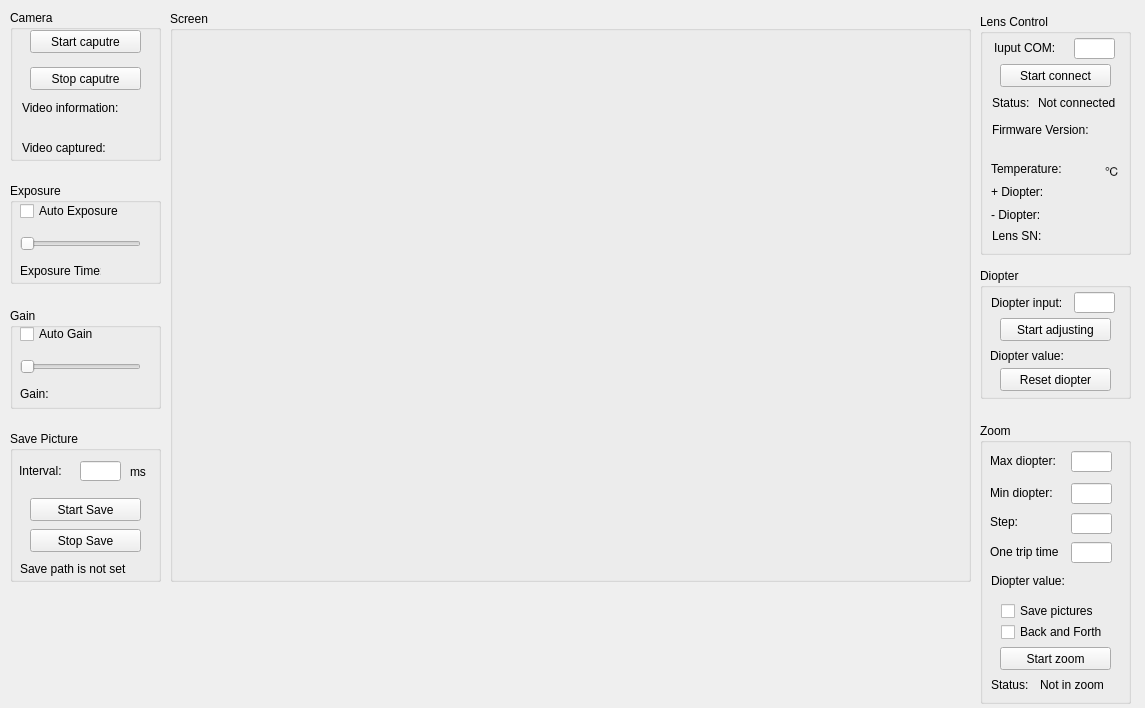
<?xml version="1.0" encoding="UTF-8"?>
<ui version="4.0">
 <class>Form</class>
 <widget class="QWidget" name="Form">
  <property name="geometry">
   <rect>
    <x>0</x>
    <y>0</y>
    <width>1145</width>
    <height>708</height>
   </rect>
  </property>
  <property name="windowTitle">
   <string>Microscopic image stack fusion system</string>
  </property>
  <widget class="QLabel" name="video_label">
   <property name="geometry">
    <rect>
     <x>180</x>
     <y>35</y>
     <width>781</width>
     <height>541</height>
    </rect>
   </property>
   <property name="autoFillBackground">
    <bool>false</bool>
   </property>
   <property name="text">
    <string/>
   </property>
  </widget>
  <widget class="QSlider" name="exp_control">
   <property name="geometry">
    <rect>
     <x>20</x>
     <y>233</y>
     <width>121</width>
     <height>22</height>
    </rect>
   </property>
   <property name="orientation">
    <enum>Qt::Horizontal</enum>
   </property>
  </widget>
  <widget class="QCheckBox" name="btn_Auto_Exposure">
   <property name="geometry">
    <rect>
     <x>20</x>
     <y>203</y>
     <width>131</width>
     <height>16</height>
    </rect>
   </property>
   <property name="text">
    <string>Auto Exposure</string>
   </property>
  </widget>
  <widget class="QLabel" name="label">
   <property name="geometry">
    <rect>
     <x>20</x>
     <y>263</y>
     <width>81</width>
     <height>16</height>
    </rect>
   </property>
   <property name="text">
    <string>Exposure Time:</string>
   </property>
  </widget>
  <widget class="QCheckBox" name="btn_Auto_Gain">
   <property name="geometry">
    <rect>
     <x>20</x>
     <y>326</y>
     <width>81</width>
     <height>16</height>
    </rect>
   </property>
   <property name="text">
    <string>Auto Gain</string>
   </property>
  </widget>
  <widget class="QSlider" name="gain_control">
   <property name="geometry">
    <rect>
     <x>20</x>
     <y>356</y>
     <width>121</width>
     <height>22</height>
    </rect>
   </property>
   <property name="orientation">
    <enum>Qt::Horizontal</enum>
   </property>
  </widget>
  <widget class="QLabel" name="label_4">
   <property name="geometry">
    <rect>
     <x>20</x>
     <y>386</y>
     <width>41</width>
     <height>16</height>
    </rect>
   </property>
   <property name="text">
    <string>Gain:</string>
   </property>
  </widget>
  <widget class="QLabel" name="gain_show">
   <property name="geometry">
    <rect>
     <x>60</x>
     <y>388</y>
     <width>54</width>
     <height>12</height>
    </rect>
   </property>
   <property name="text">
    <string/>
   </property>
  </widget>
  <widget class="QGroupBox" name="groupBox">
   <property name="geometry">
    <rect>
     <x>10</x>
     <y>183</y>
     <width>151</width>
     <height>101</height>
    </rect>
   </property>
   <property name="title">
    <string>Exposure</string>
   </property>
   <widget class="QLabel" name="exp_show">
    <property name="geometry">
     <rect>
      <x>100</x>
      <y>80</y>
      <width>54</width>
      <height>20</height>
     </rect>
    </property>
    <property name="text">
     <string/>
    </property>
   </widget>
  </widget>
  <widget class="QGroupBox" name="groupBox_2">
   <property name="geometry">
    <rect>
     <x>10</x>
     <y>308</y>
     <width>151</width>
     <height>101</height>
    </rect>
   </property>
   <property name="title">
    <string>Gain</string>
   </property>
  </widget>
  <widget class="QGroupBox" name="groupBox_3">
   <property name="geometry">
    <rect>
     <x>10</x>
     <y>10</y>
     <width>151</width>
     <height>151</height>
    </rect>
   </property>
   <property name="title">
    <string>Camera</string>
   </property>
   <widget class="QPushButton" name="btn_begin_caputre">
    <property name="geometry">
     <rect>
      <x>20</x>
      <y>20</y>
      <width>111</width>
      <height>23</height>
     </rect>
    </property>
    <property name="text">
     <string>Start caputre</string>
    </property>
   </widget>
   <widget class="QPushButton" name="btn_stop_caputre">
    <property name="geometry">
     <rect>
      <x>20</x>
      <y>57</y>
      <width>111</width>
      <height>23</height>
     </rect>
    </property>
    <property name="text">
     <string>Stop caputre</string>
    </property>
   </widget>
   <widget class="QLabel" name="label_2">
    <property name="geometry">
     <rect>
      <x>12</x>
      <y>90</y>
      <width>111</width>
      <height>16</height>
     </rect>
    </property>
    <property name="text">
     <string>Video information:</string>
    </property>
   </widget>
   <widget class="QLabel" name="label_3">
    <property name="geometry">
     <rect>
      <x>12</x>
      <y>130</y>
      <width>101</width>
      <height>16</height>
     </rect>
    </property>
    <property name="text">
     <string>Video captured:</string>
    </property>
   </widget>
   <widget class="QLabel" name="video_inf">
    <property name="geometry">
     <rect>
      <x>15</x>
      <y>107</y>
      <width>131</width>
      <height>20</height>
     </rect>
    </property>
    <property name="text">
     <string/>
    </property>
   </widget>
   <widget class="QLabel" name="video_num">
    <property name="geometry">
     <rect>
      <x>108</x>
      <y>128</y>
      <width>31</width>
      <height>21</height>
     </rect>
    </property>
    <property name="text">
     <string/>
    </property>
   </widget>
  </widget>
  <widget class="QGroupBox" name="groupBox_4">
   <property name="geometry">
    <rect>
     <x>10</x>
     <y>431</y>
     <width>151</width>
     <height>151</height>
    </rect>
   </property>
   <property name="title">
    <string>Save Picture</string>
   </property>
   <widget class="QPushButton" name="btn_begin_save">
    <property name="geometry">
     <rect>
      <x>20</x>
      <y>67</y>
      <width>111</width>
      <height>23</height>
     </rect>
    </property>
    <property name="text">
     <string>Start Save</string>
    </property>
   </widget>
   <widget class="QPushButton" name="btn_stop_save">
    <property name="geometry">
     <rect>
      <x>20</x>
      <y>98</y>
      <width>111</width>
      <height>23</height>
     </rect>
    </property>
    <property name="text">
     <string>Stop Save</string>
    </property>
   </widget>
   <widget class="QLabel" name="label_5">
    <property name="geometry">
     <rect>
      <x>9</x>
      <y>34</y>
      <width>54</width>
      <height>12</height>
     </rect>
    </property>
    <property name="text">
     <string>Interval:</string>
    </property>
   </widget>
   <widget class="QLineEdit" name="interval_input">
    <property name="geometry">
     <rect>
      <x>70</x>
      <y>30</y>
      <width>41</width>
      <height>20</height>
     </rect>
    </property>
    <property name="text">
     <string/>
    </property>
   </widget>
   <widget class="QLabel" name="label_6">
    <property name="geometry">
     <rect>
      <x>120</x>
      <y>30</y>
      <width>21</width>
      <height>21</height>
     </rect>
    </property>
    <property name="text">
     <string>ms</string>
    </property>
   </widget>
   <widget class="QLabel" name="label_save_path_state">
    <property name="geometry">
     <rect>
      <x>10</x>
      <y>130</y>
      <width>131</width>
      <height>16</height>
     </rect>
    </property>
    <property name="text">
     <string>Save path is not set</string>
    </property>
   </widget>
  </widget>
  <widget class="QGroupBox" name="groupBox_6">
   <property name="geometry">
    <rect>
     <x>170</x>
     <y>11</y>
     <width>801</width>
     <height>571</height>
    </rect>
   </property>
   <property name="title">
    <string>Screen</string>
   </property>
  </widget>
  <widget class="QGroupBox" name="groupBox_7">
   <property name="geometry">
    <rect>
     <x>980</x>
     <y>14</y>
     <width>151</width>
     <height>241</height>
    </rect>
   </property>
   <property name="title">
    <string>Lens Control</string>
   </property>
   <widget class="QLineEdit" name="com_input_edit">
    <property name="geometry">
     <rect>
      <x>94</x>
      <y>24</y>
      <width>41</width>
      <height>21</height>
     </rect>
    </property>
    <property name="text">
     <string/>
    </property>
   </widget>
   <widget class="QLabel" name="label_7">
    <property name="geometry">
     <rect>
      <x>14</x>
      <y>26</y>
      <width>61</width>
      <height>16</height>
     </rect>
    </property>
    <property name="text">
     <string>Iuput COM:</string>
    </property>
   </widget>
   <widget class="QLabel" name="label_8">
    <property name="geometry">
     <rect>
      <x>12</x>
      <y>81</y>
      <width>41</width>
      <height>16</height>
     </rect>
    </property>
    <property name="text">
     <string>Status:</string>
    </property>
   </widget>
   <widget class="QLabel" name="lb_show_com">
    <property name="geometry">
     <rect>
      <x>58</x>
      <y>81</y>
      <width>81</width>
      <height>16</height>
     </rect>
    </property>
    <property name="text">
     <string>Not connected</string>
    </property>
   </widget>
   <widget class="QPushButton" name="btn_begin_connect_len">
    <property name="geometry">
     <rect>
      <x>20</x>
      <y>50</y>
      <width>111</width>
      <height>23</height>
     </rect>
    </property>
    <property name="text">
     <string>Start connect</string>
    </property>
   </widget>
   <widget class="QLabel" name="label_9">
    <property name="geometry">
     <rect>
      <x>12</x>
      <y>108</y>
      <width>111</width>
      <height>16</height>
     </rect>
    </property>
    <property name="text">
     <string>Firmware Version:</string>
    </property>
   </widget>
   <widget class="QLabel" name="lb_firmware_show">
    <property name="geometry">
     <rect>
      <x>10</x>
      <y>125</y>
      <width>131</width>
      <height>20</height>
     </rect>
    </property>
    <property name="text">
     <string/>
    </property>
   </widget>
   <widget class="QLabel" name="label_18">
    <property name="geometry">
     <rect>
      <x>11</x>
      <y>147</y>
      <width>71</width>
      <height>16</height>
     </rect>
    </property>
    <property name="text">
     <string>Temperature:</string>
    </property>
   </widget>
   <widget class="QLabel" name="lb_temp_show">
    <property name="geometry">
     <rect>
      <x>89</x>
      <y>146</y>
      <width>31</width>
      <height>20</height>
     </rect>
    </property>
    <property name="text">
     <string/>
    </property>
   </widget>
   <widget class="QLabel" name="label_19">
    <property name="geometry">
     <rect>
      <x>125</x>
      <y>147</y>
      <width>16</width>
      <height>20</height>
     </rect>
    </property>
    <property name="text">
     <string>℃</string>
    </property>
   </widget>
   <widget class="QLabel" name="label_20">
    <property name="geometry">
     <rect>
      <x>11</x>
      <y>170</y>
      <width>61</width>
      <height>16</height>
     </rect>
    </property>
    <property name="text">
     <string>+ Diopter:</string>
    </property>
   </widget>
   <widget class="QLabel" name="label_21">
    <property name="geometry">
     <rect>
      <x>11</x>
      <y>193</y>
      <width>61</width>
      <height>16</height>
     </rect>
    </property>
    <property name="text">
     <string>- Diopter:</string>
    </property>
   </widget>
   <widget class="QLabel" name="label_22">
    <property name="geometry">
     <rect>
      <x>12</x>
      <y>214</y>
      <width>51</width>
      <height>16</height>
     </rect>
    </property>
    <property name="text">
     <string>Lens SN:</string>
    </property>
   </widget>
   <widget class="QLabel" name="lb_posi_dip_show">
    <property name="geometry">
     <rect>
      <x>80</x>
      <y>170</y>
      <width>51</width>
      <height>20</height>
     </rect>
    </property>
    <property name="text">
     <string/>
    </property>
   </widget>
   <widget class="QLabel" name="lb_neg_dip_show">
    <property name="geometry">
     <rect>
      <x>80</x>
      <y>190</y>
      <width>51</width>
      <height>21</height>
     </rect>
    </property>
    <property name="text">
     <string/>
    </property>
   </widget>
   <widget class="QLabel" name="lb_lens_SN_show">
    <property name="geometry">
     <rect>
      <x>80</x>
      <y>210</y>
      <width>51</width>
      <height>21</height>
     </rect>
    </property>
    <property name="text">
     <string/>
    </property>
   </widget>
  </widget>
  <widget class="QGroupBox" name="groupBox_8">
   <property name="geometry">
    <rect>
     <x>980</x>
     <y>268</y>
     <width>151</width>
     <height>131</height>
    </rect>
   </property>
   <property name="title">
    <string>Diopter</string>
   </property>
   <widget class="QLineEdit" name="diopter_input_edit">
    <property name="geometry">
     <rect>
      <x>94</x>
      <y>24</y>
      <width>41</width>
      <height>21</height>
     </rect>
    </property>
    <property name="text">
     <string/>
    </property>
   </widget>
   <widget class="QLabel" name="label_10">
    <property name="geometry">
     <rect>
      <x>11</x>
      <y>27</y>
      <width>81</width>
      <height>16</height>
     </rect>
    </property>
    <property name="text">
     <string>Diopter input:</string>
    </property>
   </widget>
   <widget class="QPushButton" name="btn_set_diopter">
    <property name="geometry">
     <rect>
      <x>20</x>
      <y>50</y>
      <width>111</width>
      <height>23</height>
     </rect>
    </property>
    <property name="text">
     <string>Start adjusting</string>
    </property>
   </widget>
   <widget class="QLabel" name="label_11">
    <property name="geometry">
     <rect>
      <x>10</x>
      <y>80</y>
      <width>81</width>
      <height>16</height>
     </rect>
    </property>
    <property name="text">
     <string>Diopter value:</string>
    </property>
   </widget>
   <widget class="QLabel" name="lb_diop_show">
    <property name="geometry">
     <rect>
      <x>100</x>
      <y>78</y>
      <width>51</width>
      <height>21</height>
     </rect>
    </property>
    <property name="text">
     <string/>
    </property>
   </widget>
   <widget class="QPushButton" name="btn_Reset_diopter">
    <property name="geometry">
     <rect>
      <x>20</x>
      <y>100</y>
      <width>111</width>
      <height>23</height>
     </rect>
    </property>
    <property name="text">
     <string>Reset diopter</string>
    </property>
   </widget>
  </widget>
  <widget class="QGroupBox" name="groupBox_9">
   <property name="geometry">
    <rect>
     <x>980</x>
     <y>423</y>
     <width>151</width>
     <height>281</height>
    </rect>
   </property>
   <property name="title">
    <string>Zoom</string>
   </property>
   <widget class="QLabel" name="label_14">
    <property name="geometry">
     <rect>
      <x>10</x>
      <y>30</y>
      <width>81</width>
      <height>16</height>
     </rect>
    </property>
    <property name="text">
     <string>Max diopter:</string>
    </property>
   </widget>
   <widget class="QLabel" name="label_15">
    <property name="geometry">
     <rect>
      <x>10</x>
      <y>62</y>
      <width>81</width>
      <height>16</height>
     </rect>
    </property>
    <property name="text">
     <string>Min diopter:</string>
    </property>
   </widget>
   <widget class="QLabel" name="label_16">
    <property name="geometry">
     <rect>
      <x>10</x>
      <y>91</y>
      <width>41</width>
      <height>16</height>
     </rect>
    </property>
    <property name="text">
     <string>Step:</string>
    </property>
   </widget>
   <widget class="QLabel" name="label_17">
    <property name="geometry">
     <rect>
      <x>10</x>
      <y>121</y>
      <width>81</width>
      <height>16</height>
     </rect>
    </property>
    <property name="text">
     <string>One trip time</string>
    </property>
   </widget>
   <widget class="QLineEdit" name="max_diopter_input">
    <property name="geometry">
     <rect>
      <x>91</x>
      <y>28</y>
      <width>41</width>
      <height>21</height>
     </rect>
    </property>
    <property name="text">
     <string/>
    </property>
   </widget>
   <widget class="QLineEdit" name="min_diopter_input">
    <property name="geometry">
     <rect>
      <x>91</x>
      <y>60</y>
      <width>41</width>
      <height>21</height>
     </rect>
    </property>
    <property name="text">
     <string/>
    </property>
   </widget>
   <widget class="QLineEdit" name="step_diopter_input">
    <property name="geometry">
     <rect>
      <x>91</x>
      <y>90</y>
      <width>41</width>
      <height>21</height>
     </rect>
    </property>
    <property name="text">
     <string/>
    </property>
   </widget>
   <widget class="QLineEdit" name="cycle_diopter_input">
    <property name="geometry">
     <rect>
      <x>91</x>
      <y>119</y>
      <width>41</width>
      <height>21</height>
     </rect>
    </property>
    <property name="text">
     <string/>
    </property>
   </widget>
   <widget class="QPushButton" name="btn_cycle_diopter">
    <property name="geometry">
     <rect>
      <x>20</x>
      <y>224</y>
      <width>111</width>
      <height>23</height>
     </rect>
    </property>
    <property name="text">
     <string>Start zoom</string>
    </property>
   </widget>
   <widget class="QLabel" name="label_23">
    <property name="geometry">
     <rect>
      <x>11</x>
      <y>150</y>
      <width>81</width>
      <height>16</height>
     </rect>
    </property>
    <property name="text">
     <string>Diopter value:</string>
    </property>
   </widget>
   <widget class="QLabel" name="lb_diop_show_2">
    <property name="geometry">
     <rect>
      <x>101</x>
      <y>148</y>
      <width>51</width>
      <height>21</height>
     </rect>
    </property>
    <property name="text">
     <string/>
    </property>
   </widget>
   <widget class="QCheckBox" name="btn_save_pic_zoom">
    <property name="geometry">
     <rect>
      <x>21</x>
      <y>180</y>
      <width>121</width>
      <height>16</height>
     </rect>
    </property>
    <property name="text">
     <string>Save pictures</string>
    </property>
   </widget>
   <widget class="QCheckBox" name="btn_save_pic_zoom_2">
    <property name="geometry">
     <rect>
      <x>21</x>
      <y>201</y>
      <width>121</width>
      <height>16</height>
     </rect>
    </property>
    <property name="text">
     <string>Back and Forth</string>
    </property>
   </widget>
   <widget class="QLabel" name="label_24">
    <property name="geometry">
     <rect>
      <x>11</x>
      <y>254</y>
      <width>41</width>
      <height>16</height>
     </rect>
    </property>
    <property name="text">
     <string>Status:</string>
    </property>
   </widget>
   <widget class="QLabel" name="lb_show_zoom">
    <property name="geometry">
     <rect>
      <x>60</x>
      <y>254</y>
      <width>81</width>
      <height>16</height>
     </rect>
    </property>
    <property name="text">
     <string>Not in zoom</string>
    </property>
   </widget>
  </widget>
  <zorder>groupBox_3</zorder>
  <zorder>groupBox_9</zorder>
  <zorder>groupBox_6</zorder>
  <zorder>groupBox</zorder>
  <zorder>groupBox_2</zorder>
  <zorder>video_label</zorder>
  <zorder>exp_control</zorder>
  <zorder>btn_Auto_Exposure</zorder>
  <zorder>label</zorder>
  <zorder>btn_Auto_Gain</zorder>
  <zorder>gain_control</zorder>
  <zorder>label_4</zorder>
  <zorder>gain_show</zorder>
  <zorder>groupBox_4</zorder>
  <zorder>groupBox_7</zorder>
  <zorder>groupBox_8</zorder>
 </widget>
 <resources/>
 <connections/>
</ui>
